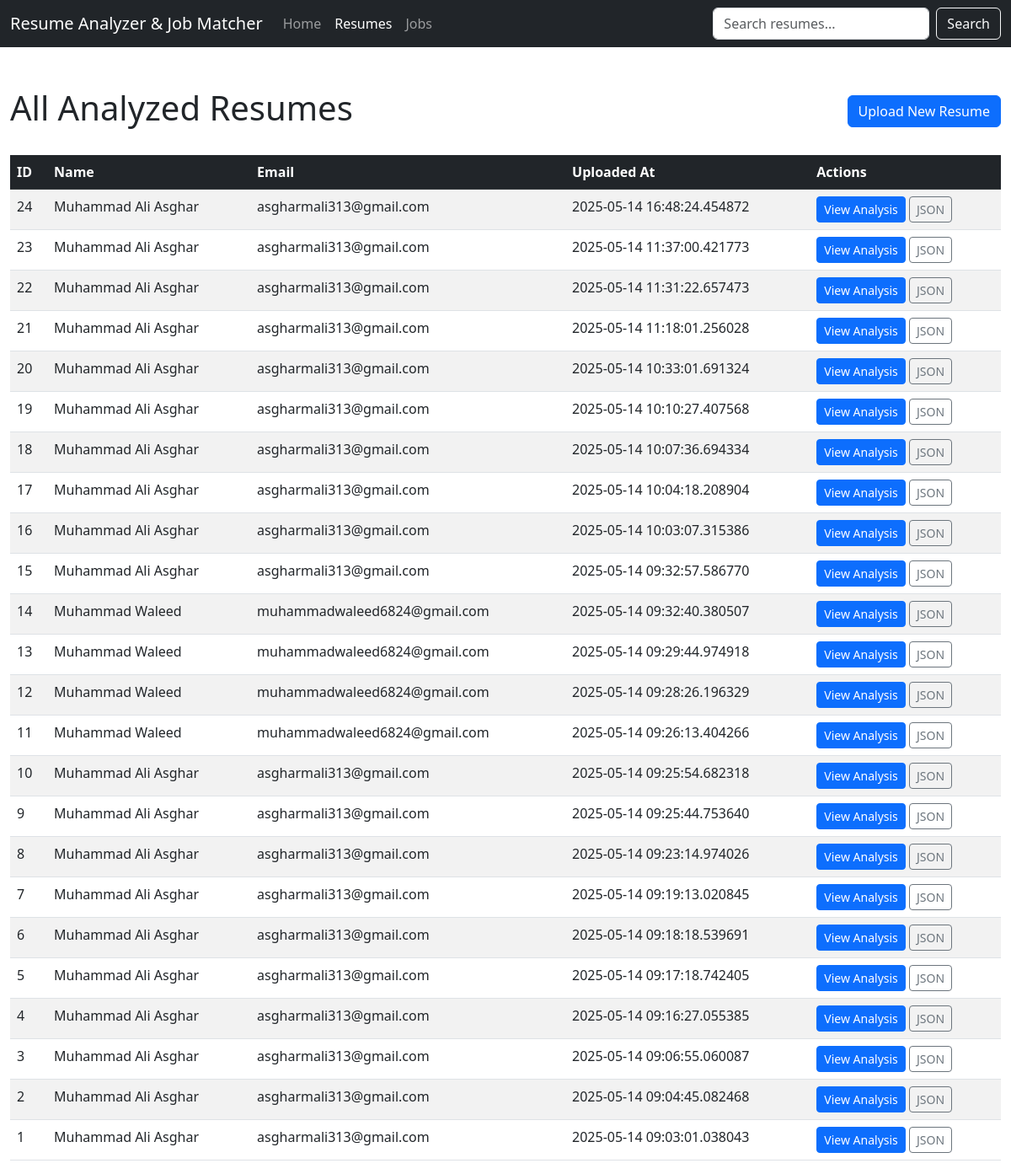
Screenshot of /resumes with the database file from the repository.
### tables this page shows
CREATE TABLE resumes (
        id INTEGER PRIMARY KEY AUTOINCREMENT,
        name TEXT,
        email TEXT,
        phone TEXT,
        skills TEXT,
        education TEXT,
        experience TEXT,
        job_titles TEXT,
        companies TEXT,
        projects TEXT,
        certifications TEXT,
        uploaded_at TIMESTAMP,
        filename TEXT,
        raw_text TEXT
    );

### app.py (the view)
@app.route('/resumes')
def list_resumes():
    conn = sqlite3.connect('resumes.db')
    conn.row_factory = sqlite3.Row
    cursor = conn.cursor()
    cursor.execute('SELECT id, name, email, uploaded_at FROM resumes ORDER BY uploaded_at DESC')
    resumes = cursor.fetchall()
    conn.close()
    return render_template('resumes.html', resumes=resumes)

### templates/resumes.html (shortened to what this page needs)
<!DOCTYPE html>
<html lang="en">
<head>
    <link href="https://cdn.jsdelivr.net/npm/bootstrap@5.3.0-alpha1/dist/css/bootstrap.min.css" rel="stylesheet">
    <link rel="stylesheet" href="{{ url_for('static', filename='css/styles.css') }}">
</head>
<body>
    <nav class="navbar navbar-expand-lg navbar-dark bg-dark">
        <div class="container-fluid">
            <a class="navbar-brand" href="/">Resume Analyzer & Job Matcher</a>
            <div class="collapse navbar-collapse" id="navbarNav">
                <ul class="navbar-nav">
                    <li class="nav-item">
                        <a class="nav-link" href="/">Home</a>
                    </li>
                    <li class="nav-item">
                        <a class="nav-link active" href="/resumes">Resumes</a>
                    </li>
                    <li class="nav-item">
                        <a class="nav-link" href="/jobs">Jobs</a>
                    </li>
                </ul>
                <form class="d-flex ms-auto" action="/search">
                    <input class="form-control me-2" type="search" name="query" placeholder="Search resumes..." value="{{ query if query else '' }}">
                    <button class="btn btn-outline-light" type="submit">Search</button>
                </form>
            </div>
        </div>
    </nav>
    <div class="container mt-5">
        <div class="d-flex justify-content-between align-items-center mb-4">
            <h1>{% if query %}Search Results for "{{ query }}"{% else %}All Analyzed Resumes{% endif %}</h1>
            <a href="/" class="btn btn-primary">Upload New Resume</a>
        </div>
        {% if resumes %}
            <div class="table-responsive">
                <table class="table table-striped table-hover">
                    <thead class="table-dark">
                        <tr>
                            <th>ID</th>
                            <th>Name</th>
                            <th>Email</th>
                            <th>Uploaded At</th>
                            <th>Actions</th>
                        </tr>
                    </thead>
                    <tbody>
                        {% for resume in resumes %}
                            <tr>
                                <td>{{ resume.id }}</td>
                                <td>{{ resume.name or 'Unknown' }}</td>
                                <td>{{ resume.email or 'Not found' }}</td>
                                <td>{{ resume.uploaded_at }}</td>
                                <td>
                                    <a href="/view/{{ resume.id }}" class="btn btn-sm btn-primary">View Analysis</a>
                                    <a href="/api/resume/{{ resume.id }}" class="btn btn-sm btn-outline-secondary" target="_blank">JSON</a>
                                </td>
                            </tr>
                        {% endfor %}
                    </tbody>
                </table>
            </div>
        {% endif %}
    </div>
</body>
</html>

### static/css/styles.css (style rules this page uses)
.container { max-width: 1200px; margin-top: 50px; }

### rows the page displays
resumes: id "24", name "Muhammad Ali Asghar", email "asgharmali313@gmail.com", uploaded_at "2025-05-14 16:48:24.454872"
resumes: id "23", name "Muhammad Ali Asghar", email "asgharmali313@gmail.com", uploaded_at "2025-05-14 11:37:00.421773"
resumes: id "22", name "Muhammad Ali Asghar", email "asgharmali313@gmail.com", uploaded_at "2025-05-14 11:31:22.657473"
resumes: id "21", name "Muhammad Ali Asghar", email "asgharmali313@gmail.com", uploaded_at "2025-05-14 11:18:01.256028"
resumes: id "20", name "Muhammad Ali Asghar", email "asgharmali313@gmail.com", uploaded_at "2025-05-14 10:33:01.691324"
resumes: id "19", name "Muhammad Ali Asghar", email "asgharmali313@gmail.com", uploaded_at "2025-05-14 10:10:27.407568"
resumes: id "18", name "Muhammad Ali Asghar", email "asgharmali313@gmail.com", uploaded_at "2025-05-14 10:07:36.694334"
resumes: id "17", name "Muhammad Ali Asghar", email "asgharmali313@gmail.com", uploaded_at "2025-05-14 10:04:18.208904"
resumes: id "16", name "Muhammad Ali Asghar", email "asgharmali313@gmail.com", uploaded_at "2025-05-14 10:03:07.315386"
resumes: id "15", name "Muhammad Ali Asghar", email "asgharmali313@gmail.com", uploaded_at "2025-05-14 09:32:57.586770"
resumes: id "14", name "Muhammad Waleed", email "muhammadwaleed6824@gmail.com", uploaded_at "2025-05-14 09:32:40.380507"
resumes: id "13", name "Muhammad Waleed", email "muhammadwaleed6824@gmail.com", uploaded_at "2025-05-14 09:29:44.974918"
resumes: id "12", name "Muhammad Waleed", email "muhammadwaleed6824@gmail.com", uploaded_at "2025-05-14 09:28:26.196329"
resumes: id "11", name "Muhammad Waleed", email "muhammadwaleed6824@gmail.com", uploaded_at "2025-05-14 09:26:13.404266"
resumes: id "10", name "Muhammad Ali Asghar", email "asgharmali313@gmail.com", uploaded_at "2025-05-14 09:25:54.682318"
resumes: id "9", name "Muhammad Ali Asghar", email "asgharmali313@gmail.com", uploaded_at "2025-05-14 09:25:44.753640"
resumes: id "8", name "Muhammad Ali Asghar", email "asgharmali313@gmail.com", uploaded_at "2025-05-14 09:23:14.974026"
resumes: id "7", name "Muhammad Ali Asghar", email "asgharmali313@gmail.com", uploaded_at "2025-05-14 09:19:13.020845"
resumes: id "6", name "Muhammad Ali Asghar", email "asgharmali313@gmail.com", uploaded_at "2025-05-14 09:18:18.539691"
resumes: id "5", name "Muhammad Ali Asghar", email "asgharmali313@gmail.com", uploaded_at "2025-05-14 09:17:18.742405"
resumes: id "4", name "Muhammad Ali Asghar", email "asgharmali313@gmail.com", uploaded_at "2025-05-14 09:16:27.055385"
resumes: id "3", name "Muhammad Ali Asghar", email "asgharmali313@gmail.com", uploaded_at "2025-05-14 09:06:55.060087"
resumes: id "2", name "Muhammad Ali Asghar", email "asgharmali313@gmail.com", uploaded_at "2025-05-14 09:04:45.082468"
resumes: id "1", name "Muhammad Ali Asghar", email "asgharmali313@gmail.com", uploaded_at "2025-05-14 09:03:01.038043"
